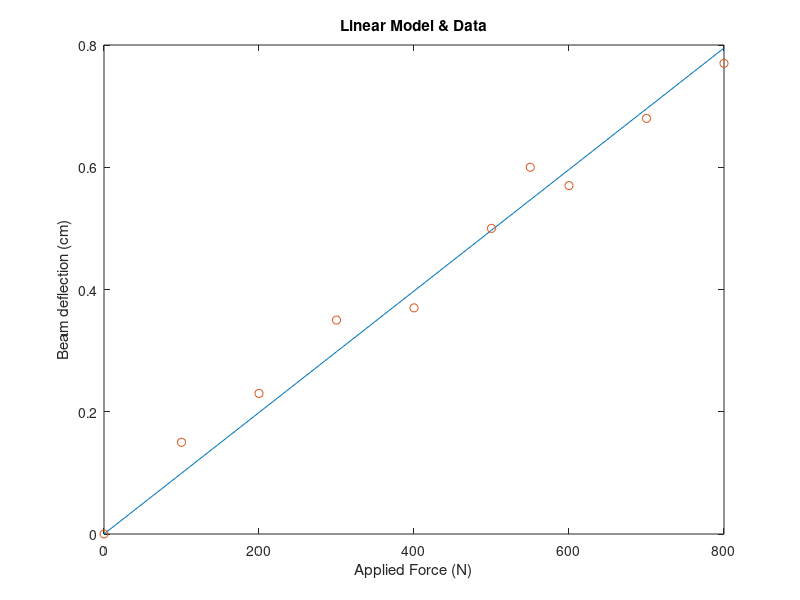

Recreate this plot in MATLAB.
% Enter the input-output data
x = [0 0.15 0.23 0.35 0.37 0.5 0.6 0.57 0.68 0.77];		% Beam deflection (cm)	
f = [0 100 200 300 400 500 550 600 700 800];			% Applied force (N)

% 
% % Plot the data
% figure;
% plot(f,x,'o')
% xlabel('Applied Force (N)'), ylabel('Beam deflection (cm)')
% title('Beam deflection vs Applied force')

% Compute the slope
m = sum(f.*x)/sum(f.^2)

% Compute the stiffness k
k = 1/m

% Compute the linear model from f=kx
xl = f./k;

% Plot the linear model and the data
figure;
plot(f,xl,f,x,'o')
xlabel('Applied Force (N)'), ylabel('Beam deflection (cm)')
title('Linear Model & Data')

% Compute the sum of the squares of the residuals 
J = sum((m*f-x).^2)
